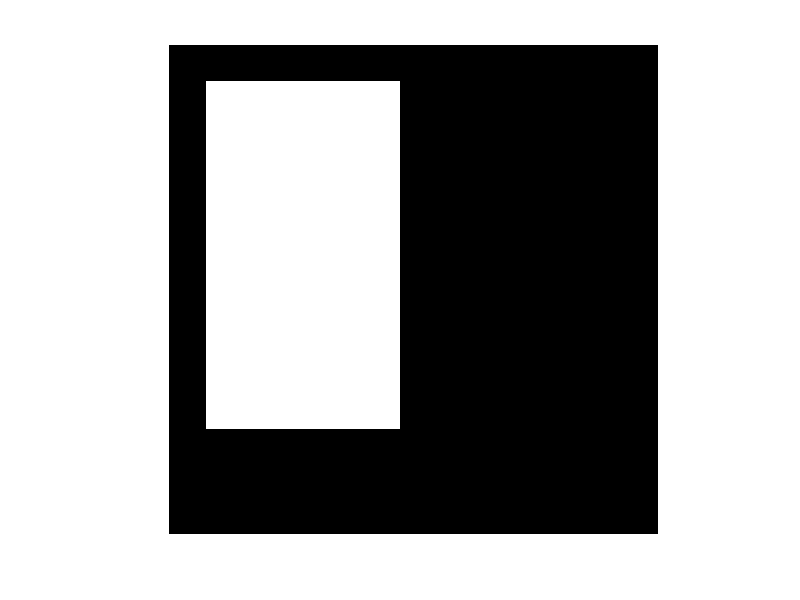
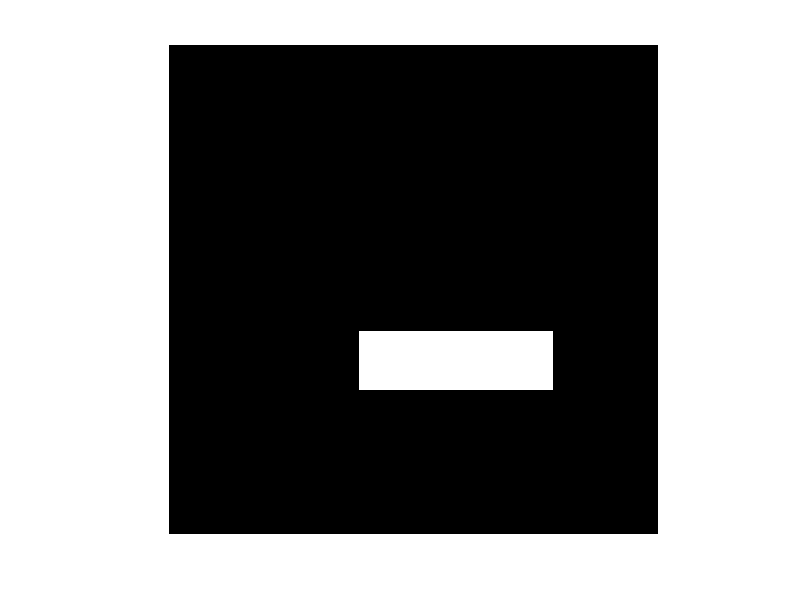
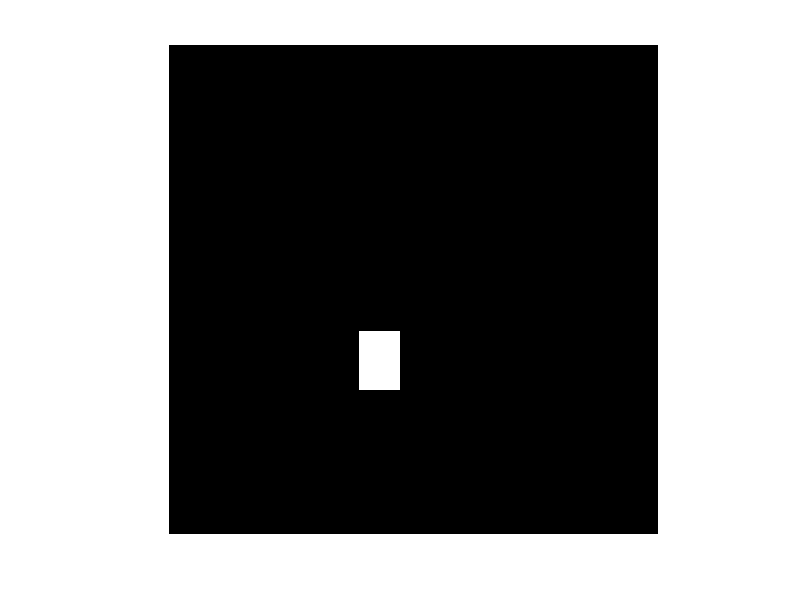

MATLAB code for these plots, in order:
a=zeros(255)
for row=20:200
    for col=20:120
        a(row,col)=255;
    end
end
imshow(a);
b=zeros(255)
for row=150:180
    for col=100:200
        b(row,col)=255;
    end
end
figure,imshow(b);
an=a&b
figure,imshow(an);
